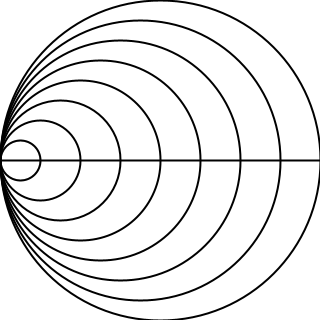
Frame 1 (no input)
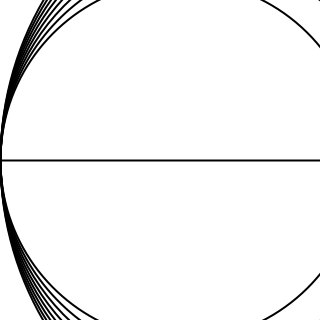
Frame 2 (the mouse pressed at the canvas centre, redrawn once)

The Processing sketch that drew these frames (run headless with seeded random() and noise(); the mouse was pressed at the canvas centre and the sketch redrawn once):

// Processing sketch: Es1
// ── Es1.pde
void setup()
{
  size(320,320);

  strokeWeight(2);
  
  noFill();
  
  ellipseMode(CENTER);
}


int w=20;
int s=w;

void draw()
{
   background(255);
   
   line(0,height/2,width,width/2);
   
  
  for(int i=0; i<8; i++)
  {
    ellipse(s,height/2,s*2,s*2);
      s+=w;
  }

  noLoop();
}
